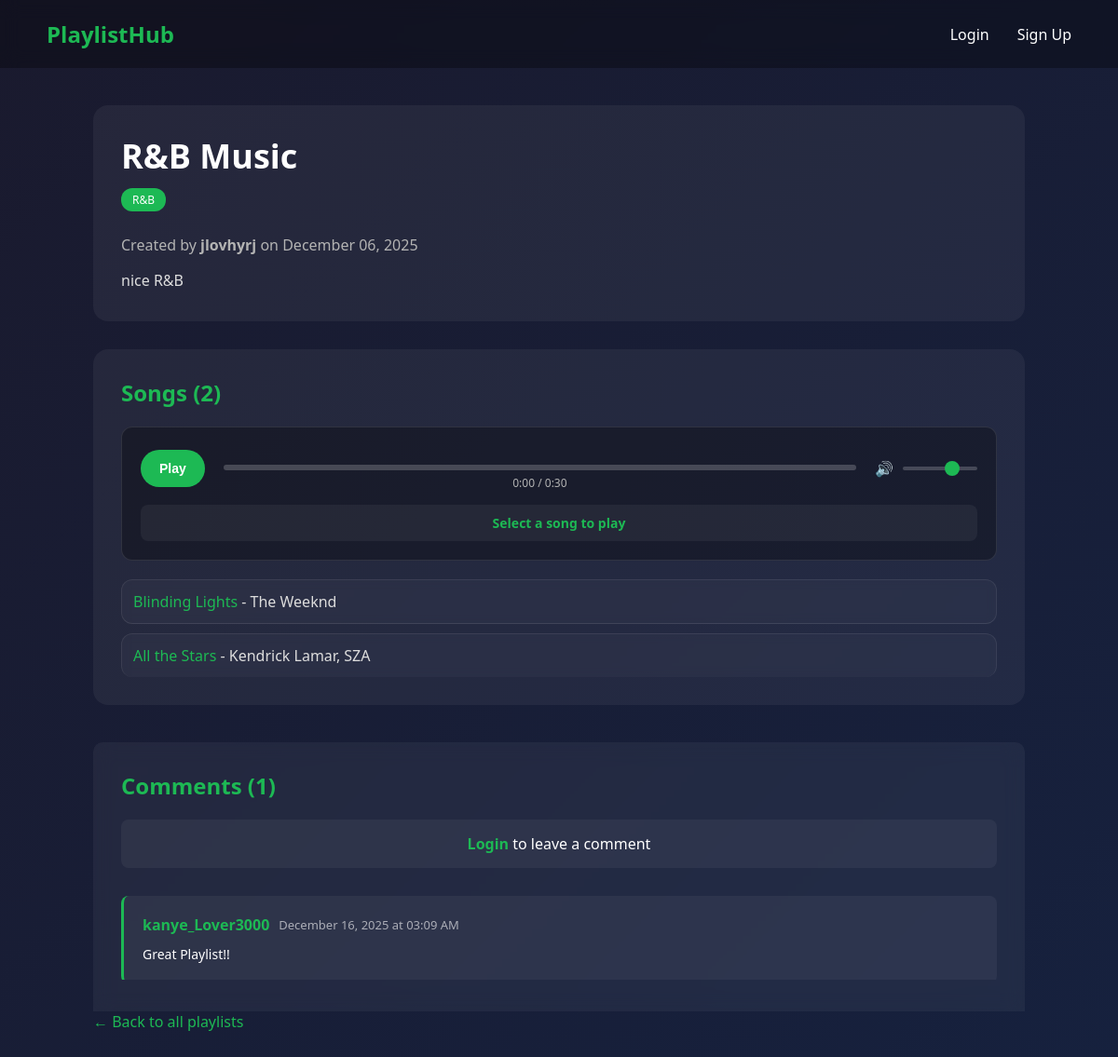
Page /playlist/2 on the committed database.
### app.py (models this page shows)
class Playlist(db.Model):
    id = db.Column(db.Integer, primary_key=True)
    title = db.Column(db.String(100), nullable=False)
    description = db.Column(db.Text)
    songs = db.Column(db.Text, nullable=True)
    genre = db.Column(db.String(50), nullable=False)
    user_id = db.Column(db.Integer, db.ForeignKey('user.id'), nullable=False)
    created_at = db.Column(db.DateTime, default=datetime.utcnow)
    votes = db.relationship('Vote', backref='playlist')

class User(db.Model):
    id = db.Column(db.Integer, primary_key=True)
    username = db.Column(db.String(80), unique=True, nullable=False)
    password = db.Column(db.String(200), nullable=False)
    plain_password = db.Column(db.String(200), nullable=True)
    created_at = db.Column(db.DateTime, default=datetime.utcnow)
    playlists = db.relationship('Playlist', backref='author')
    votes = db.relationship('Vote', backref='user')

class Comment(db.Model):
    id = db.Column(db.Integer, primary_key=True)
    user_id = db.Column(db.Integer, db.ForeignKey('user.id'), nullable=False)
    username = db.Column(db.String(80), nullable=False)
    comment = db.Column(db.Text, nullable=False)
    playlist_id = db.Column(db.Integer, db.ForeignKey('playlist.id'), nullable=False)
    created_at = db.Column(db.DateTime, default=datetime.utcnow)
    updated_at = db.Column(db.DateTime, default=datetime.utcnow, onupdate=datetime.utcnow)

### app.py (the view)
@app.route('/playlist/<int:id>')
def view_playlist(id):
    playlist = Playlist.query.get_or_404(id)
    songs_text = playlist.songs
    songs_lines = songs_text.split('\n')
    songs_list = []
    for song in songs_lines:
        song = song.strip()
        if song:
            songs_list.append(song)
    comments = Comment.query.filter_by(playlist_id=id).order_by(Comment.created_at.desc()).all()
    return render_template(
        'playlist.html',
        playlist=playlist,
        vote_count=get_vote_count(playlist),
        user_vote=get_user_vote(id),
        songs_list=songs_list,
        comments=comments
    )

### app.py (called while the page is built)
def get_vote_count(playlist):
    result = db.session.query(db.func.sum(Vote.value)).filter_by(playlist_id=playlist.id).scalar()
    if result is not None:
        return result
    else:
        return 0

def get_user_vote(playlist_id):
    if 'user_id' not in session:
        return 0
    vote = Vote.query.filter_by(user_id=session['user_id'], playlist_id=playlist_id).first()
    if vote:
        return vote.value
    else:
        return 0

### templates/playlist.html (shortened to what this page needs)
<!DOCTYPE html>
<html>
<head>
    <link rel="stylesheet" href="/static/styles.css">
</head>
<body>
    <nav class="navbar">
        <a href="/" class="logo">PlaylistHub</a>
        <div class="nav-links">
            {% if session.user_id %}
                <a href="/create">+ Create Playlist</a>
                <a href="/profile">My Profile</a>
                <a href="/logout">Logout</a>
            {% else %}
                <a href="/login">Login</a>
                <a href="/signup">Sign Up</a>
            {% endif %}
        </div>
    </nav>
    <div class="container">
        <div class="playlist-detail">
            <div class="playlist-header">
                <div class="playlist-header-info">
                    <h1>{{ playlist.title }}</h1>
                    <span class="genre-badge">{{ playlist.genre }}</span>
                    <p class="playlist-author">Created by <strong>{{ playlist.author.username }}</strong> on {{ playlist.created_at.strftime('%B %d, %Y') }}</p>
                    <p class="playlist-description">{{ playlist.description }}</p>
                </div>
            </div>
            <div class="songs-list">
                <h2>Songs ({{ songs_list | length }})</h2>
                <div class="music-player">
                    <div class="player-controls">
                        <button id="play-pause-btn" class="play-btn">Play</button>
                        <div class="progress-container">
                            <div class="progress-bar">
                            </div>
                            <div class="time-display">
                                <span id="current-time">0:00</span> / <span id="total-time">0:30</span>
                            </div>
                        </div>
                        <div class="volume-control">
                            <span class="volume-icon">🔊</span>
                            <input type="range" id="volume-slider" min="0" max="1" step="0.1" value="0.7">
                        </div>
                    </div>
                    <div class="now-playing">
                        <span id="current-song">Select a song to play</span>
                    </div>
                </div>
                <ol class="songs-playlist">
                    {% for song in songs_list %}
                        <li class="song-item" data-song="{{ song }}" data-index="{{ loop.index0 }}" data-genre="{{ playlist.genre }}">
                            <div class="song-info"></div>
                        </li>
                    {% endfor %}
                </ol>
            </div>
            <div class="comments-section">
                <h2>Comments ({{ comments | length }})</h2>
                {% if session.user_id %}
                    <div class="add-comment-form">
                        <form action="/add_comment/{{ playlist.id }}" method="post">
                            <div class="form-group">
                                <textarea name="comment" placeholder="Leave a comment..." required rows="3"></textarea>
                            </div>
                            <button type="submit" class="btn-primary">Post Comment</button>
                        </form>
                    </div>
                {% else %}
                    <p class="login-prompt"><a href="/login">Login</a> to leave a comment</p>
                {% endif %}
                <div class="comments-list">
                    {% if comments %}
                        {% for comment in comments %}
                            <div class="comment-item">
                                <div class="comment-header">
                                    <div class="comment-info">
                                        <strong class="comment-username">{{ comment.username }}</strong>
                                        <span class="comment-timestamp">{{ comment.created_at.strftime('%B %d, %Y at %I:%M %p') }}</span>
                                    </div>
                                </div>
                                <p class="comment-text">{{ comment.comment }}</p>
                            </div>
                        {% endfor %}
                    {% else %}
                        <p class="no-comments">No comments yet. Be the first to comment!</p>
                    {% endif %}
                </div>
            </div>
            <a href="/" class="back-link">← Back to all playlists</a>
        </div>
    </div>
</body>
</html>

### public/static/styles.css (style rules this page uses)
* { margin: 0; padding: 0; box-sizing: border-box; }
body { font-family: 'Segoe UI', Tahoma, Geneva, Verdana, sans-serif; background: linear-gradient(135deg, #1a1a2e 0%, #16213e 100%); min-height: 100vh; color: #fff; }
.navbar { display: flex; justify-content: space-between; align-items: center; padding: 20px 50px; background: rgba(0, 0, 0, 0.3); backdrop-filter: blur(10px); }
.logo { font-size: 24px; font-weight: bold; color: #1db954; text-decoration: none; }
.nav-links { display: flex; gap: 30px; }
.nav-links a { color: #fff; text-decoration: none; transition: color 0.3s; }
.container { max-width: 1200px; margin: 0 auto; padding: 40px 20px; }
.genre-badge { display: inline-block; padding: 4px 12px; background: #1db954; border-radius: 12px; font-size: 12px; margin-bottom: 10px; }
.playlist-detail { max-width: 1000px; margin: 0 auto; }
.playlist-header { display: flex; background: rgba(255, 255, 255, 0.05); padding: 30px; border-radius: 16px; margin-bottom: 30px; }
.playlist-header-info h1 { font-size: 36px; margin-bottom: 10px; }
.playlist-author { color: #b3b3b3; margin: 15px 0; }
.playlist-description { color: #ddd; line-height: 1.6; }
.songs-list { background: rgba(255, 255, 255, 0.05); padding: 30px; border-radius: 16px; margin-bottom: 30px; }
.songs-list h2 { margin-bottom: 20px; color: #1db954; }
.songs-list li { padding: 12px 0; border-bottom: 1px solid rgba(255, 255, 255, 0.1); color: #ddd; }
.songs-list li:last-child { border-bottom: none; }
.music-player { background: rgba(0, 0, 0, 0.3); border-radius: 12px; padding: 20px; margin-bottom: 20px; border: 1px solid rgba(255, 255, 255, 0.1); width: 100%; box-sizing: border-box; }
.player-controls { display: flex; align-items: center; gap: 20px; margin-bottom: 15px; }
.play-btn { background: #1db954; color: white; border: none; padding: 12px 20px; border-radius: 25px; font-size: 14px; font-weight: bold; cursor: pointer; transition: all 0.3s; display: flex; align-items: center; gap: 8px; }
.progress-container { flex: 1; display: flex; flex-direction: column; gap: 5px; justify-content: center; }
.progress-bar { height: 6px; background: rgba(255, 255, 255, 0.2); border-radius: 3px; cursor: pointer; position: relative; margin-top: 20px; }
.time-display { font-size: 12px; color: #b3b3b3; text-align: center; }
.volume-control { display: flex; align-items: center; gap: 10px; }
.volume-icon { font-size: 16px; }
#volume-slider { width: 80px; height: 4px; background: rgba(255, 255, 255, 0.2); border-radius: 2px; outline: none; appearance: none; -webkit-appearance: none; }
.now-playing { text-align: center; padding: 10px; background: rgba(255, 255, 255, 0.05); border-radius: 8px; font-size: 14px; color: #1db954; font-weight: bold; }
.songs-playlist { list-style: none; margin: 0; }
.song-item { display: flex; justify-content: space-between; align-items: center; padding: 20px 24px; margin: 10px 0; width: 100%; box-sizing: border-box; background: rgba(255, 255, 255, 0.03); border: 1px solid rgba(255, 255, 255, 0.08); border-radius: 12px; transition: all 0.3s ease; backdrop-filter: blur(5px); position: relative; overflow: hidden; cursor: pointer; }
.song-item:last-child { margin-bottom: 0; }
.song-info { flex: 1; display: flex; align-items: center; padding-left: 12px; }
.back-link { color: #1db954; text-decoration: none; }
.comments-section { margin-top: 40px; padding: 30px; background: rgba(255, 255, 255, 0.05); border-radius: 10px; backdrop-filter: blur(10px); }
.comments-section h2 { color: #1db954; margin-bottom: 20px; font-size: 24px; }
.login-prompt { padding: 15px; background: rgba(255, 255, 255, 0.05); border-radius: 8px; text-align: center; margin-bottom: 30px; }
.login-prompt a { color: #1db954; text-decoration: none; font-weight: bold; }
.comments-list { display: flex; flex-direction: column; gap: 20px; }
.comment-item { padding: 20px; background: rgba(255, 255, 255, 0.05); border-radius: 8px; border-left: 3px solid #1db954; }
.comment-header { display: flex; justify-content: space-between; align-items: center; margin-bottom: 10px; flex-wrap: wrap; gap: 10px; }
.comment-info { display: flex; gap: 10px; align-items: center; flex-wrap: wrap; }
.comment-username { color: #1db954; font-size: 16px; }
.comment-timestamp { color: rgba(255, 255, 255, 0.6); font-size: 13px; }
.comment-text { color: #fff; line-height: 1.6; font-size: 14px; word-wrap: break-word; }

### rows in the picture
Playlist: title "R&B Music", genre "R&B", created_at "December 06, 2025", description "nice R&B"
User: author.username "jlovhyrj"
Comment: username "kanye_Lover3000", created_at "December 16, 2025 at 03:09 AM", comment "Great Playlist!!"

### other values in the picture
{{ songs_list | length }} "2"
{{ comments | length }} "1"
